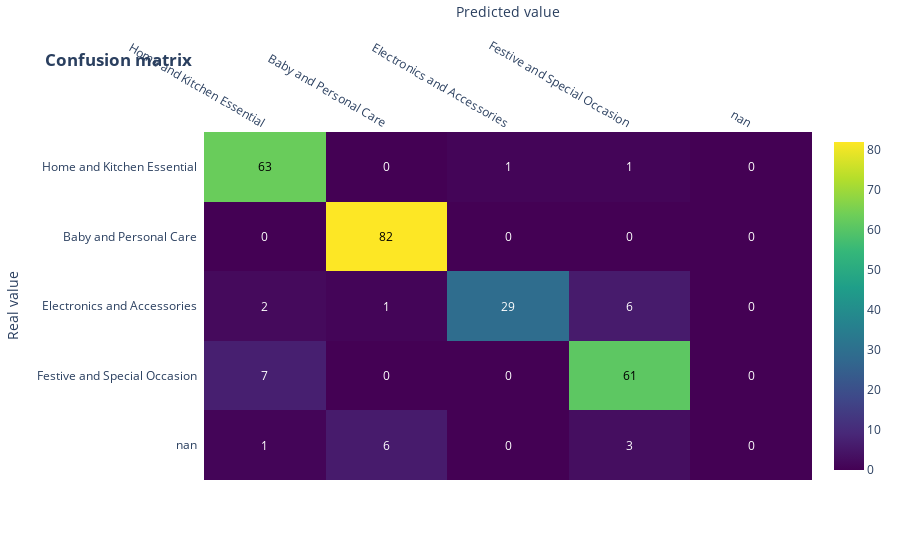

Notebook source saved alongside this figure:
### Code cell
# Fit the pipeline with the data
pipe.fit(x_train, y_train)

y_pred_class = pipe.predict(x_test)

print(metrics.accuracy_score(y_test, y_pred_class))

conf_matrix(metrics.confusion_matrix(y_test, y_pred_class))

### Figure 1 — Plotly figure (JSON) as saved in the notebook; plotly's stock layout.template omitted (floating-point values rounded to 4 significant figures)
{"data": [{"colorscale": [[0, "#440154"], [0.1111, "#482878"], [0.2222, "#3e4989"], [0.3333, "#31688e"], [0.4444, "#26828e"], [0.5556, "#1f9e89"], [0.6667, "#35b779"], [0.7778, "#6ece58"], [0.8889, "#b5de2b"], [1, "#fde725"]], "reversescale": false, "showscale": true, "type": "heatmap", "x": ["Home and Kitchen Essential", "Baby and Personal Care", "Electronics and Accessories", "Festive and Special Occasion", "nan"], "y": ["nan", "Festive and Special Occasion", "Electronics and Accessories", "Baby and Personal Care", "Home and Kitchen Essential"], "z": [[1, 6, 0, 3, 0], [7, 0, 0, 61, 0], [2, 1, 29, 6, 0], [0, 82, 0, 0, 0], [63, 0, 1, 1, 0]]}], "layout": {"annotations": [{"font": {"color": "#FFFFFF"}, "showarrow": false, "text": "1", "x": "Home and Kitchen Essential", "xref": "x", "y": "nan", "yref": "y"}, {"font": {"color": "#FFFFFF"}, "showarrow": false, "text": "6", "x": "Baby and Personal Care", "xref": "x", "y": "nan", "yref": "y"}, {"font": {"color": "#FFFFFF"}, "showarrow": false, "text": "0", "x": "Electronics and Accessories", "xref": "x", "y": "nan", "yref": "y"}, {"font": {"color": "#FFFFFF"}, "showarrow": false, "text": "3", "x": "Festive and Special Occasion", "xref": "x", "y": "nan", "yref": "y"}, {"font": {"color": "#FFFFFF"}, "showarrow": false, "text": "0", "x": "nan", "xref": "x", "y": "nan", "yref": "y"}, {"font": {"color": "#FFFFFF"}, "showarrow": false, "text": "7", "x": "Home and Kitchen Essential", "xref": "x", "y": "Festive and Special Occasion", "yref": "y"}, {"font": {"color": "#FFFFFF"}, "showarrow": false, "text": "0", "x": "Baby and Personal Care", "xref": "x", "y": "Festive and Special Occasion", "yref": "y"}, {"font": {"color": "#FFFFFF"}, "showarrow": false, "text": "0", "x": "Electronics and Accessories", "xref": "x", "y": "Festive and Special Occasion", "yref": "y"}, {"font": {"color": "#000000"}, "showarrow": false, "text": "61", "x": "Festive and Special Occasion", "xref": "x", "y": "Festive and Special Occasion", "yref": "y"}, {"font": {"color": "#FFFFFF"}, "showarrow": false, "text": "0", "x": "nan", "xref": "x", "y": "Festive and Special Occasion", "yref": "y"}, {"font": {"color": "#FFFFFF"}, "showarrow": false, "text": "2", "x": "Home and Kitchen Essential", "xref": "x", "y": "Electronics and Accessories", "yref": "y"}, {"font": {"color": "#FFFFFF"}, "showarrow": false, "text": "1", "x": "Baby and Personal Care", "xref": "x", "y": "Electronics and Accessories", "yref": "y"}, {"font": {"color": "#FFFFFF"}, "showarrow": false, "text": "29", "x": "Electronics and Accessories", "xref": "x", "y": "Electronics and Accessories", "yref": "y"}, {"font": {"color": "#FFFFFF"}, "showarrow": false, "text": "6", "x": "Festive and Special Occasion", "xref": "x", "y": "Electronics and Accessories", "yref": "y"}, {"font": {"color": "#FFFFFF"}, "showarrow": false, "text": "0", "x": "nan", "xref": "x", "y": "Electronics and Accessories", "yref": "y"}, {"font": {"color": "#FFFFFF"}, "showarrow": false, "text": "0", "x": "Home and Kitchen Essential", "xref": "x", "y": "Baby and Personal Care", "yref": "y"}, {"font": {"color": "#000000"}, "showarrow": false, "text": "82", "x": "Baby and Personal Care", "xref": "x", "y": "Baby and Personal Care", "yref": "y"}, {"font": {"color": "#FFFFFF"}, "showarrow": false, "text": "0", "x": "Electronics and Accessories", "xref": "x", "y": "Baby and Personal Care", "yref": "y"}, {"font": {"color": "#FFFFFF"}, "showarrow": false, "text": "0", "x": "Festive and Special Occasion", "xref": "x", "y": "Baby and Personal Care", "yref": "y"}, {"font": {"color": "#FFFFFF"}, "showarrow": false, "text": "0", "x": "nan", "xref": "x", "y": "Baby and Personal Care", "yref": "y"}, {"font": {"color": "#000000"}, "showarrow": false, "text": "63", "x": "Home and Kitchen Essential", "xref": "x", "y": "Home and Kitchen Essential", "yref": "y"}, {"font": {"color": "#FFFFFF"}, "showarrow": false, "text": "0", "x": "Baby and Personal Care", "xref": "x", "y": "Home and Kitchen Essential", "yref": "y"}, {"font": {"color": "#FFFFFF"}, "showarrow": false, "text": "1", "x": "Electronics and Accessories", "xref": "x", "y": "Home and Kitchen Essential", "yref": "y"}, {"font": {"color": "#FFFFFF"}, "showarrow": false, "text": "1", "x": "Festive and Special Occasion", "xref": "x", "y": "Home and Kitchen Essential", "yref": "y"}, {"font": {"color": "#FFFFFF"}, "showarrow": false, "text": "0", "x": "nan", "xref": "x", "y": "Home and Kitchen Essential", "yref": "y"}], "title": {"text": "<b>Confusion matrix</b>"}, "xaxis": {"dtick": 1, "gridcolor": "rgb(0, 0, 0)", "side": "top", "ticks": "", "title": {"text": "Predicted value"}}, "yaxis": {"dtick": 1, "ticks": "", "ticksuffix": "  ", "title": {"text": "Real value"}}}}
